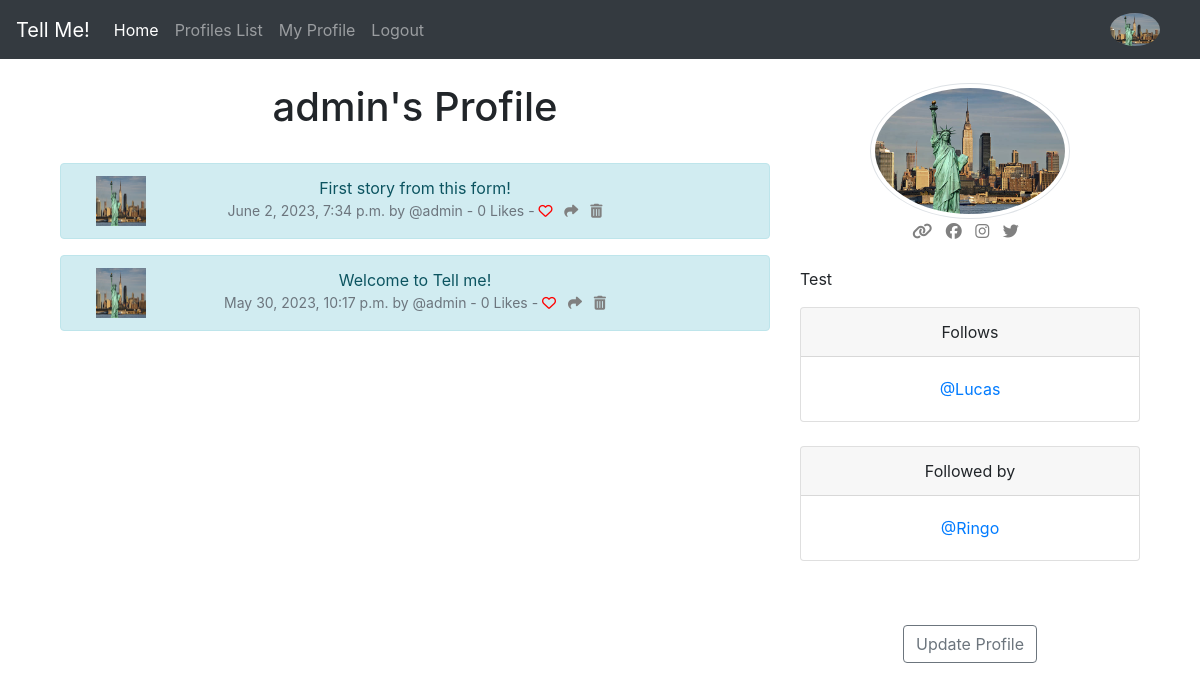
Screenshot of /profile/1 (signed in) with the database file from the repository.
### TellMeApp/models.py (models this page shows, shortened)
class Profile(models.Model):
    user = models.OneToOneField(User, on_delete=models.CASCADE)
    follows = models.ManyToManyField("self",
        related_name="followed_by",
        symmetrical=False,
        blank=True)
    date_modified = models.DateTimeField(User, auto_now=True)
    profile_image = models.ImageField(null=True, blank=True, upload_to="images/")
    profile_bio = models.CharField(null=True, blank=True, max_length=100)
    website_link = models.CharField(null=True, blank=True, max_length=50)
    facebook_link = models.CharField(null=True, blank=True, max_length=50)
    instagram_link = models.CharField(null=True, blank=True, max_length=50)
    linkedin_link = models.CharField(null=True, blank=True, max_length=50)
    def __str__(self):
        return self.user.username

class Story(models.Model):
    user = models.ForeignKey(
        User, related_name="story",
        on_delete=models.DO_NOTHING
    )
    body = models.CharField(max_length=70)
    created_at = models.DateTimeField(auto_now_add=True)
    likes = models.ManyToManyField(User, related_name="story_like", blank=True)
    def number_of_likes(self):
        return self.likes.count()

### TellMeApp/views.py (the view, shortened to what this page needs)
# urls.py: path('profile/<int:pk>', views.profile, name='profile'),
def profile(request, pk):
    if request.user.is_authenticated:
        profile = Profile.objects.get(user_id=pk)
        stories = Story.objects.filter(user_id=pk).order_by("-created_at")
        return render(request, "profile.html", {"profile": profile, "stories": stories})
    else:
        messages.success(request, ("You must be logged in to see this page"))
        return redirect('home')

### TellMeApp/templates/profile.html (shortened to what this page needs)
{% extends 'base.html' %}
{% load static %}
{% block content %}
{% if profile %}
    <div class="container text-center">
        <div class="row">
            <div class="col-8">
                <h1>{{ profile.user.username}}'s Profile</h1>
                {% if stories %}
                    {% for story in stories %}
                        <div class="alert alert-info" role="alert">
                            <div class="container">
                                <div class ="row">
                                    <div class = "col-1">
                                        {% if profile.profile_image %}
                                        <img src="{{ profile.profile_image.url}}"
                                             class ="" height=50 width=50>
                                        {% else %}
                                        <img src="{% static 'images/no_profile_pic.jpg' %}"
                                             class="" height=50 width=50 alt="Profile Image">
                                        {% endif %}
                                    </div>
                                        <div class = "col-10">
                            <div class = "col-12">
                                {{ story.body }}
                                <small class="text-muted"></br>
                                    {{ story.created_at }} by @{{ story.user.username }} -
                                    {{ story.number_of_likes }} Likes
                                    - {% if user in story.likes.all %}
                                        <a href="{% url 'story_like' story.id %} ">
                                            <i class="fa-solid fa-heart" style="color:red"></i>
                                        </a>&nbsp;
                                        {% else %}
                                        <a href="{% url 'story_like' story.id %} ">
                                            <i class="fa fa-heart-o" style="color:red"></i>
                                        </a>&nbsp;
                                        {% endif %}
                                    <a href="{% url 'story_show' story.id %}">
                                        <i class="fa-solid fa-share" style="color:grey"></i>
                                    </a>&nbsp;
                                    {% if request.user.username == profile.user.username %}
                                    <a href="{% url 'delete' story.id %}">
                                        <i class="fas fa-trash-alt" style="color:grey"></i>
                                    </a>
                                    {% endif %}
                                </small>
                            </div>
                                        </div>
                                </div>
                        </div>
                    </div>
                    {% endfor %}
                {% endif %}
            </div>
            <div class="col-4">
                {% if profile.profile_image %}
                    <img src="{{ profile.profile_image.url }}" width="200" height="200" class = "img-thumbnail rounded-circle">
                {% else %}
                <img src="{% static 'images/no_profile_pic.jpg' %}" class="" height=200 width=200 alt="Profile Image">
                {% endif %}
                <br/>
                {% if profile.website_link %}
                    <a href="{{profile.website_link }}" target="new">
                        <i class="fa-solid fa-link" style="color:grey"></i>
                    </a>
                {% endif %} &nbsp;
                {% if profile.facebook_link %}
                    <a href="{{profile.facebook_link }}" target="new">
                        <i class="fa-brands fa-facebook" style="color:grey"></i>
                    </a>
                {% endif %} &nbsp;
                {% if profile.instagram_link %}
                    <a href="{{ profile.instagram_link }}" target="new">
                        <i class="fa-brands fa-instagram" style="color:grey"></i>
                    </a>
                {% endif %} &nbsp;
                {% if profile.linkedin_link %}
                    <a href="{{ profile.linkedin_link }}" target="new">
                        <i class="fa-brands fa-twitter" style="color:grey"></i>
                    </a>
                {% endif %} &nbsp;
                <br/><br/>
                {% if profile.profile_bio %}
                    <p align="justify">
                        {{profile.profile_bio }}
                    </p>
                {% endif %}
                <div class="card">
  <div class="card-header">Follows</div>
    <div class="card-body">
    <p class="card-text">
        {% for following in profile.follows.all %}
            <a href="{% url 'profile' following.user.id %}"> @{{ following }} </a> <br/>
        {% endfor %}
    </p>
    </div>
</div>
<br/>
    <div class="card">
  <div class="card-header">Followed by</div>
  <div class="card-body">
    <p class="card-text">
        {% for following in profile.followed_by.all %}
            <a href="{% url 'profile' following.user.id %}"> @{{ following }} </a> <br/>
        {% endfor %}
{% endif %} </p>
                    </div>
                </div></br>
       {% if request.user.id == profile.user.id %}
       <a href="{% url 'update_user' %}" class = "btn btn-outline-secondary">Update Profile</a>
       {% endif %}
                <br/><br/><br/>
            </div>
        </div>
    </div>
{% endblock %}

### TellMeApp/templates/navbar.html (shortened to what this page needs)
{% load static %}
<nav class="navbar navbar-expand-lg navbar-dark bg-dark">
  <a class="navbar-brand" href="{% url 'home' %}">Tell Me!</a>
  <div class="collapse navbar-collapse" id="navbarSupportedContent">
    <ul class="navbar-nav mr-auto">
      <li class="nav-item active">
        <a class="nav-link" href="{% url 'home' %}">Home <span class="sr-only">(current)</span></a>
      </li>
      <li class="nav-item">
        <a class="nav-link" href="{% url 'profile_list' %}">Profiles List</a>
      </li>
      {% if user.is_authenticated %}
      <li class="nav-item">
        <a class="nav-link" href="{% url 'profile' request.user.id %}">My Profile</a>
      </li>
      <li class="nav-item">
        <a class="nav-link" href="{% url 'logout' %}">Logout</a>
      </li>
      {% endif %}
      </ul>
      {% if user.is_authenticated %}
        <ul class="navbar-nav ml-auto">
          <li class="nav-link navbar-brand">
            <a href="{% url 'profile' request.user.id %}">
              {% if profile.profile_image %}
              <img src="{{ profile.profile_image.url}}" width=50 class ="rounded-circle" alt="{{ profile.user.username}}" >
            {% endif %}
            </a>
          </li>
        </ul>
      {% endif %}
  </div>
</nav>

### rows the page displays
Profile: profile_image (picture), user.username "admin", profile_bio "Test"
Story: profile_image (picture), body "First story from this form!", created_at "June 2, 2023, 7:34 p.m.", user.username "admin", number_of_likes "0"
Story: profile_image (picture), body "Welcome to Tell me!", created_at "May 30, 2023, 10:17 p.m.", user.username "admin", number_of_likes "0"
Profile: user.username "Lucas"
Profile: user.username "Ringo"
